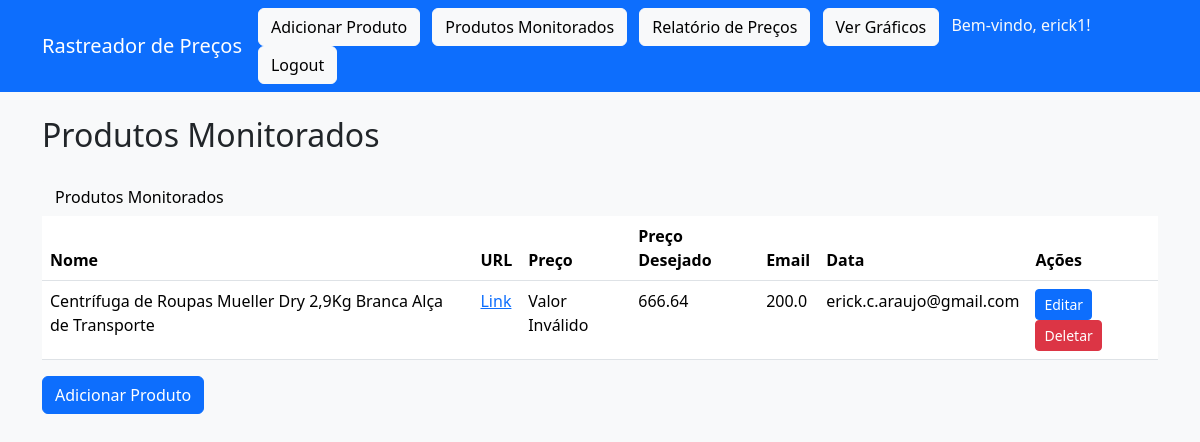
The app's page /produtos (signed in) with its own data.
### tables this page shows
CREATE TABLE precos (
            id INTEGER PRIMARY KEY AUTOINCREMENT,
            nome TEXT NOT NULL,
            url TEXT NOT NULL,
            preco REAL NOT NULL,
            precoDesejado REAL NOT NULL,
            email TEXT,
            data DATETIME DEFAULT CURRENT_TIMESTAMP,
            user_id INTEGER
        );

### app.py (the view)
    def decorated_function(*args, **kwargs):
        if session.get('user_id') is None:
            flash('Por favor, faça login para acessar esta página.', 'warning')
            return redirect(url_for('login'))
        return f(*args, **kwargs)

### app.py (called while the page is built)
def login_required(f):
    def decorated_function(*args, **kwargs):
        if session.get('user_id') is None:
            flash('Por favor, faça login para acessar esta página.', 'warning')
            return redirect(url_for('login'))
        return f(*args, **kwargs)
    decorated_function.__name__ = f.__name__
    return decorated_function

@app.route('/produtos')
@login_required
def listar_produtos():
    conn = sqlite3.connect(DB_PATH)
    cursor = conn.cursor()
    user_id = session['user_id']
    cursor.execute("""
       SELECT id, nome, url, CAST(preco AS REAL), precoDesejado, email, data
            FROM precos
            WHERE user_id = ?
            ORDER BY data DESC
    """, (user_id,))
    produtos = cursor.fetchall()
    conn.close()
    for produto in produtos:
        print(f"Produto: {produto}, Tipo do preço: {type(produto[2])}")
    return render_template('lista.html', produtos=produtos)

### templates/lista.html (shortened to what this page needs)
<!DOCTYPE html>
<html>
<head>
</head>
<body>
    {% extends "base.html" %}
    {% block content %}
    <h2 class="mb-4">Produtos Monitorados</h2>
    <a class="btn btn-light me-2" href="{{ url_for('listar_produtos') }}">Produtos Monitorados</a>
  <table class="table">
        <thead>
            <tr>
                <th>Nome</th>
                <th>URL</th>
                <th>Preço</th>
                <th>Preço Desejado</th>
                <th>Email</th>
                <th>Data</th>
                <th>Ações</th>
            </tr>
        </thead>
        <tbody>
            {% for produto in produtos %}
            <tr>
                <td>{{ produto[1] }}</td>
                <td><a href="{{ produto[2] }}" target="_blank">Link</a></td>
                <td>
                    {% if produto[2] is number %}
                        R$ {{ "%.2f"|format(produto[2]) }}
                    {% else %}
                        Valor Inválido
                    {% endif %}
                </td>
                <td>{{ produto[3] }}</td>
                <td>{{ produto[4] }}</td>
                <td>{{ produto[5] }}</td>
                <td>
                    <a href="{{ url_for('editar_produto', produto_id=produto[0]) }}" class="btn btn-sm btn-primary">Editar</a>
                    <form action="{{ url_for('deletar_produto', nome=produto[1]) }}" method="post" style="display: inline;">
                        <button type="submit" class="btn btn-sm btn-danger">Deletar</button>
                    </form>
                </td>
            </tr>
            {% endfor %}
        </tbody>
    </table>
    <a href="{{ url_for('adicionar_produto') }}" class="btn btn-primary">Adicionar Produto</a>
{% endblock %}

### records on screen
precos: nome "Centrífuga de Roupas Mueller Dry 2,9Kg Branca Alça de Transporte", shows "Valor Inválido", preco "666.64", precoDesejado "200.0", email "erick.c.araujo@gmail.com"

### other values on screen
{{ session['username'] }} "erick1"
